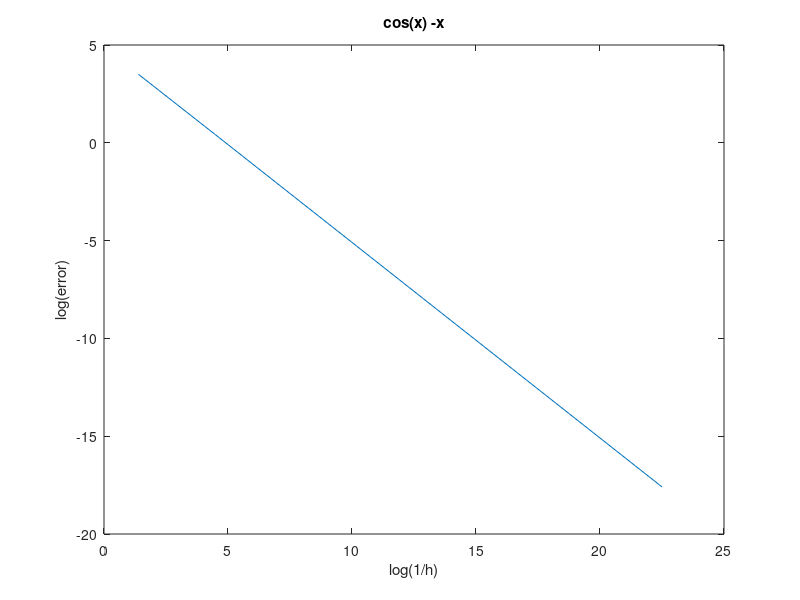
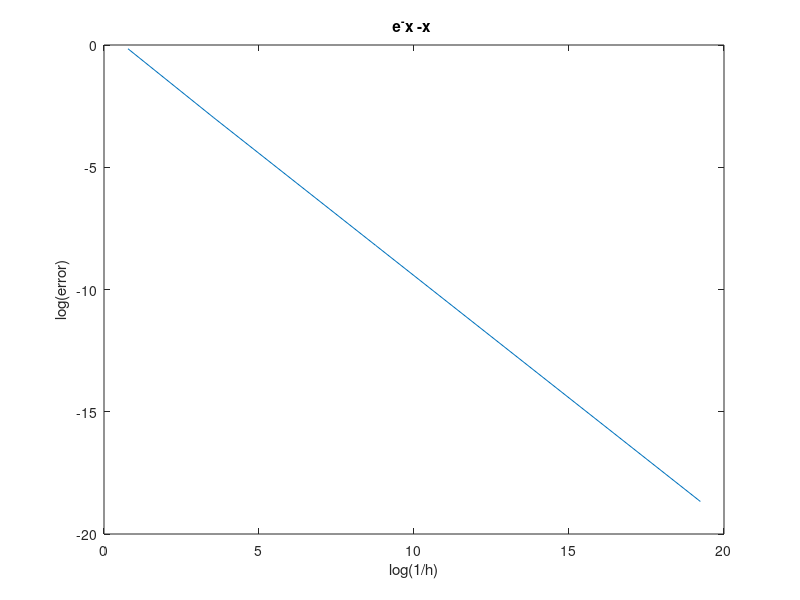

These charts were generated, in order, by the following MATLAB code:
clear;
clc;
close all;

% Newton-Raphson Method
% f(x) = x^2 + 1


xn=1;
error = 0.0000001; %percent
counter =0; 
while (true)
xp=xn;
counter = counter +1; 
xn = (xn-(cos(xn)-xn)/(-1*sin(xn)-1)) ; 
h = xn-xp;
h_vector(1,counter) = h ; 
error_new = abs( (xn-xp)/xn ) * 100  ; 
error_vector(1,counter) = error_new; 
if error_new < error 
    break
end

end

fprintf('This is the root for cos(x) - x. : %d', xn) 
x = log(1./h_vector) ;
y = log(error_vector); 
figure()
plot(x,y)
xlabel('log(1/h)')
ylabel('log(error)')
title('cos(x) -x')


xn = 1 ; 
error = 0.00000001;
counter =0; 
h_vector= []; 
error_vector = []; 
while (true) 
    xp = xn;
    counter = counter +1; 
  xn =   xn - ((exp(-xn) - xn) / (-exp(-xn) -1));
    h = xn-xp;
    h_vector(1,counter) = h ; 
  
  error_new = abs( (xn-xp)/xn )  ;
  error_vector(1,counter) = error_new; 
    if error_new < error 
        break

    end
  
end

fprintf('\nThis is the root for e^-x - x : %d ', xn) 
x = log(1./h_vector) ;
y = log(error_vector); 
figure()
plot(x,y)
xlabel('log(1/h)')
ylabel('log(error)')
title('e^-x -x ') 

